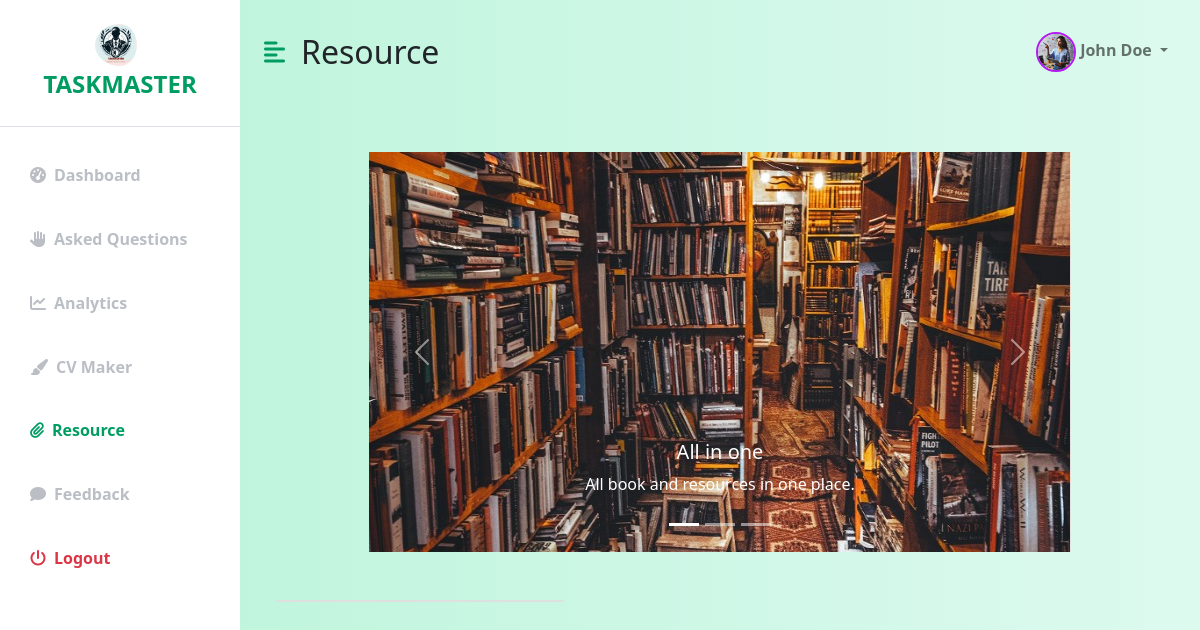
Before: /teacher-panel/resource.php with the older database file.
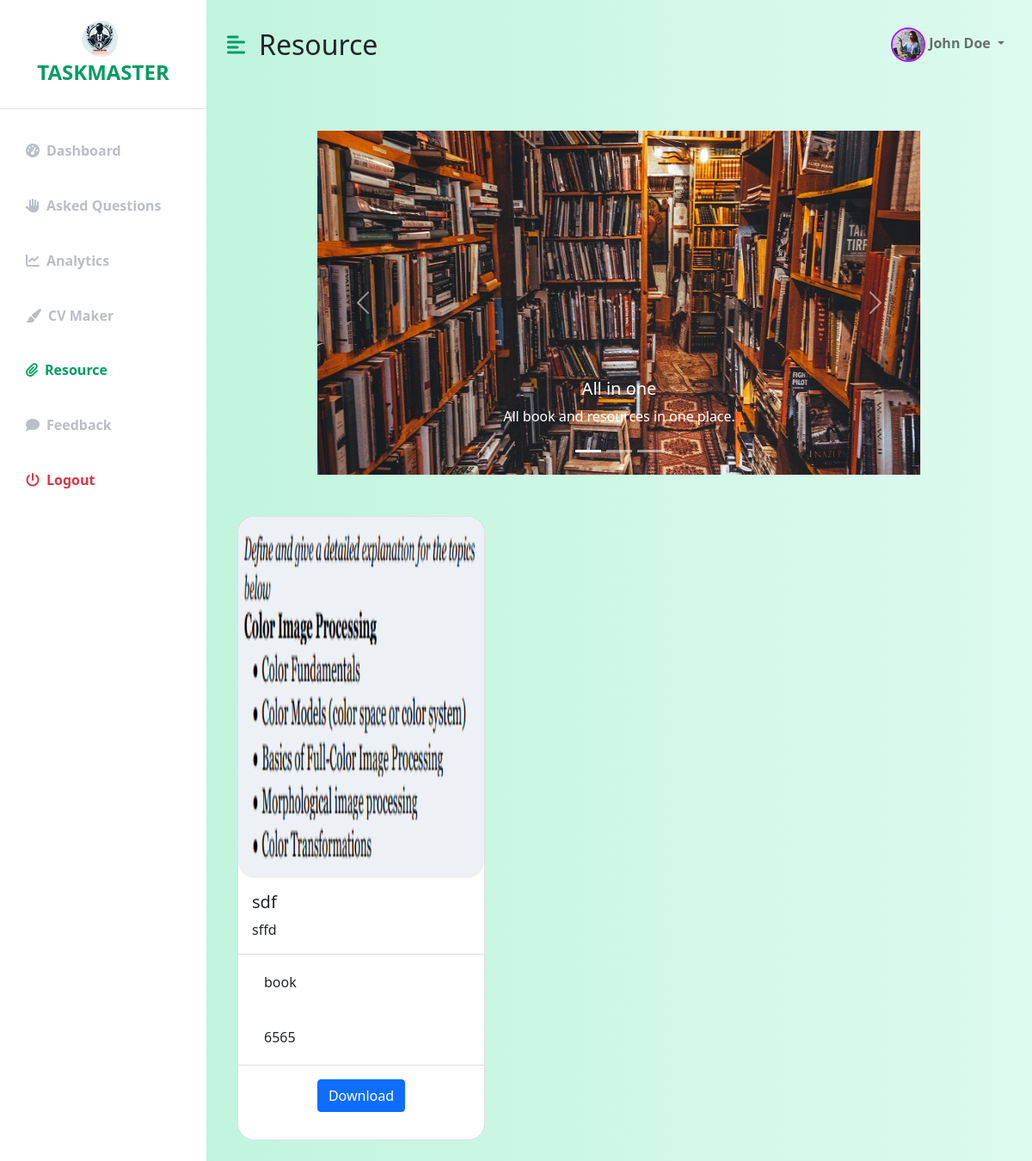
After: the same page with the newer database file.
### tables this page shows
CREATE TABLE `resources` (
  `RID` int(11) NOT NULL,
  `coverimg` varchar(255) NOT NULL,
  `resourcefile` varchar(255) NOT NULL,
  `title` varchar(255) NOT NULL,
  `descr` varchar(255) NOT NULL,
  `category` varchar(50) NOT NULL,
  `page_count` varchar(10) NOT NULL,
  `timestamp` timestamp(6) NOT NULL DEFAULT current_timestamp(6) ON UPDATE current_timestamp(6)
);

### teacher-panel/resource.php (the view, shortened to what this page needs)
<?php
    include '../php/connection.php';
    $sql = "SELECT * FROM resources";
    $result = $conn -> query($sql);
?>
<!DOCTYPE html>
<html lang="en">
<head>
    <link href="https://cdn.jsdelivr.net/npm/bootstrap@5.0.0-beta3/dist/css/bootstrap.min.css" rel="stylesheet" />
    <link rel="stylesheet" href="https://cdnjs.cloudflare.com/ajax/libs/font-awesome/6.5.2/css/all.min.css">
    <link rel="stylesheet" href="css/dashboard.css" />
</head>
<body>
    <div class="d-flex" id="wrapper">
        <div class="bg-white" id="sidebar-wrapper">
            <div class="sidebar-heading text-center py-4 primary-text fs-4 fw-bold text-uppercase border-bottom">
                <img src="../photo/logo.png" class="pe-2" style="border-radius: 50%; width: 50px;" alt="">TASKMASTER</div>
            <div class="list-group list-group-flush my-3">
                <a href="dashboard.html" class="list-group-item list-group-item-action bg-transparent second-text fw-bold"><i
                        class="fas fa-tachometer-alt me-2"></i>Dashboard</a>
                <a href="askedQuestion.html" class="list-group-item list-group-item-action bg-transparent second-text fw-bold"><i
                        class="fas fa-hand-paper me-2"></i>Asked Questions</a>
                <a href="analytics.html" class="list-group-item list-group-item-action bg-transparent second-text fw-bold"><i
                        class="fas fa-chart-line me-2"></i>Analytics</a>
                <a href="#" class="list-group-item list-group-item-action bg-transparent second-text fw-bold"><i
                        class="fas fa-paint-brush me-2"></i>CV Maker</a>
                <a href="#" class="list-group-item list-group-item-action bg-transparent second-text active"><i
                        class="fas fa-paperclip me-2"></i>Resource</a>
                <a href="feedback.html" class="list-group-item list-group-item-action bg-transparent second-text fw-bold"><i
                        class="fas fa-comment me-2"></i>Feedback</a>
                <a href="#" class="list-group-item list-group-item-action bg-transparent text-danger fw-bold"><i
                        class="fas fa-power-off me-2"></i>Logout</a>
            </div>
        </div>
        <div id="page-content-wrapper">
            <nav class="navbar navbar-expand-lg navbar-light bg-transparent py-4 px-4">
                <div class="d-flex align-items-center">
                    <i class="fas fa-align-left primary-text fs-4 me-3" id="menu-toggle"></i>
                    <h2 class="fs-2 m-0">Resource</h2>
                </div>
                <div class="collapse navbar-collapse" id="navbarSupportedContent">
                    <ul class="navbar-nav ms-auto mb-2 mb-lg-0">
                        <li class="nav-item dropdown">
                            <a class="nav-link dropdown-toggle second-text fw-bold" href="#" id="navbarDropdown"
                                role="button" data-bs-toggle="dropdown" aria-expanded="false">
                                <img src="../photo/teacher-type/computer-science-tutor.jpg" style="width: 40px; border-radius: 50%; border: 2px solid #b41af1;" alt=""> John Doe
                            </a>
                        </li>
                    </ul>
                </div>
            </nav>
            <div class="container d-flex align-items-center justify-content-center mt-5">
                <div id="carouselExampleCaptions" class="carousel slide w-75">
                    <div class="carousel-indicators">
                    <button type="button" data-bs-target="#carouselExampleCaptions" data-bs-slide-to="0" class="active" aria-current="true" aria-label="Slide 1"></button>
                    <button type="button" data-bs-target="#carouselExampleCaptions" data-bs-slide-to="1" aria-label="Slide 2"></button>
                    <button type="button" data-bs-target="#carouselExampleCaptions" data-bs-slide-to="2" aria-label="Slide 3"></button>
                    </div>
                    <div class="carousel-inner">
                    <div class="carousel-item active">
                        <img src="../photo/slide-for-resourse-1.jpg" height="400px" class="d-block w-100" alt="...">
                        <div class="carousel-caption d-none d-md-block">
                        <h5>All in one</h5>
                        <p>All book and resources in one place.</p>
                        </div>
                    </div>
                    </div>
                    <button class="carousel-control-prev" type="button" data-bs-target="#carouselExampleCaptions" data-bs-slide="prev">
                    <span class="carousel-control-prev-icon" aria-hidden="true"></span>
                    </button>
                    <button class="carousel-control-next" type="button" data-bs-target="#carouselExampleCaptions" data-bs-slide="next">
                    <span class="carousel-control-next-icon" aria-hidden="true"></span>
                    </button>
                </div>
            </div>
              <div class="container">
                <div class="row">
                    <div class="col-md-4">
                        <div class="card mt-5 m-4" style="width: 18rem; border-radius: 20px;">
                        <?php
                            if ($result -> num_rows > 0) {
                                while($row = $result->fetch_assoc()) {
                                    echo '
                            <img src="'.$row["coverimg"].'" style="border-radius: 20px; height: 420px;" class="card-img-top" alt="'.$row["title"].'">
                            <div class="card-body">
                            <h5 class="card-title">'.$row["title"].'</h5>
                            <p class="card-text">'.$row["descr"].'</p>
                            </div>
                            <ul class="list-group list-group-flush">
                            <li class="list-group-item">'.$row["category"].'</li>
                            <li class="list-group-item">'.$row["page_count"].'</li>
                            <li class="list-group-item" style="display: none;">'.$row["timestamp"].'</li>
                            </ul>
                            <div class="card-body justify-content-center align-items-center d-flex flex-column">
                                <p><a id="download-link" href="#" data-file-path="'.$row["resourcefile"].'" class="btn btn-primary">Download</a></p>
                                <div id="countdown-container"></div>
                            </div>
                            ';
                        }
                    }
                ?>
                        </div>
                    </div>
                </div>
            </div>
        </div>
    </div>
</body>
</html>

### teacher-panel/css/dashboard.css (style rules this page uses)
:root { --main-bg-color: #009d63; --main-text-color: #009d63; --second-text-color: #bbbec5; --second-bg-color: #c1efde; }
.primary-text { color: var(--main-text-color); }
.second-text { color: var(--second-text-color); }
#wrapper { overflow-x: hidden; background-image: linear-gradient( to right, #baf3d7, #c2f5de, #cbf7e4, #d4f8ea, #ddfaef ); }
#sidebar-wrapper { min-height: 100vh; margin-left: -15rem; -webkit-transition: margin 0.25s ease-out; -moz-transition: margin 0.25s ease-out; -o-transition: margin 0.25s ease-out; transition: margin 0.25s ease-out; }
#sidebar-wrapper .sidebar-heading { padding: 0.875rem 1.25rem; font-size: 1.2rem; }
#sidebar-wrapper .list-group { width: 15rem; }
#page-content-wrapper { min-width: 100vw; }
#menu-toggle { cursor: pointer; }
.list-group-item { border: none; padding: 20px 30px; }
.list-group-item.active { background-color: transparent; color: var(--main-text-color); font-weight: bold; border: none; }
@media (min-width: 768px) { #sidebar-wrapper { margin-left: 0; } }
@media (min-width: 768px) { #page-content-wrapper { min-width: 0; width: 100%; } }

Changed rows visible on the page:
added resources: coverimg (picture), title "sdf", descr "sffd", category "book", page_count "6565"
